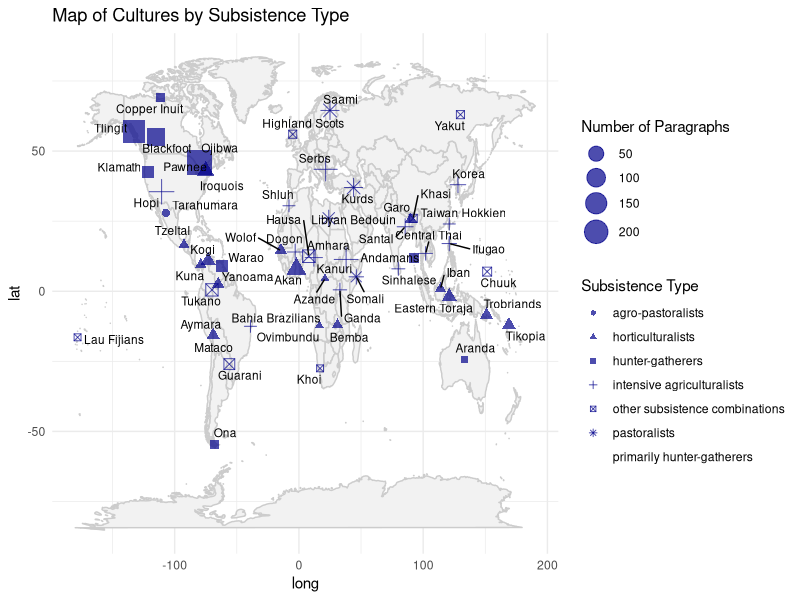

R code for this plot:
# Load necessary libraries
library(readxl)  # for reading Excel files
library(dplyr)   # for data manipulation
library(ggplot2)
library(maps)
library(ggrepel)

# Read in the datasets
cultures_cleaned <- read_excel("Datasets/cultures_cleaned.xlsx")
cultures_with_coords <- read_excel("Datasets/Cultures with Coordinates.xlsx")

# Select only the columns you need
coords_selected <- cultures_with_coords %>%
  select(CULTURE, longitude, latitude, PSF)

# Perform the left join
cultures_joined_raw <- cultures_cleaned %>%
  left_join(coords_selected, by = "CULTURE")

# Convert longitude and latitude to numeric
cultures_joined <- cultures_joined_raw %>%
  mutate(
    longitude = as.numeric(longitude),
    latitude = as.numeric(latitude)
  )

# Summarize paragraph counts per culture
cultures_summary <- cultures_joined %>%
  group_by(CULTURE, SUBSISTENCE_TYPE, latitude, longitude) %>%
  summarise(
    paragraph_count = n(),
    .groups = "drop"
  )

# Get base world map
world_map <- map_data("world")

ggplot() +
  # Base map
  geom_polygon(data = world_map, aes(x = long, y = lat, group = group),
               fill = "gray95", color = "gray80") +
  
  # Points for cultures
  geom_point(data = cultures_summary,
             aes(x = longitude, y = latitude,
                 shape = SUBSISTENCE_TYPE,
                 size = paragraph_count),
             color = "darkblue", alpha = 0.7) +
  
  # Culture labels
  geom_text_repel(data = cultures_summary,
                  aes(x = longitude, y = latitude, label = CULTURE),
                  size = 3, max.overlaps = 20) +
  
  # Size scaling
  scale_size_continuous(range = c(2, 8)) +
  
  # Theme and labels
  theme_minimal() +
  labs(
    title = "Map of Cultures by Subsistence Type",
    shape = "Subsistence Type",
    size = "Number of Paragraphs"
  ) +
  theme(legend.position = "right")

